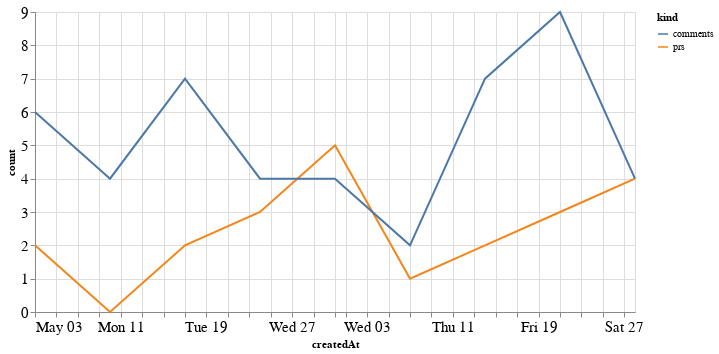

Here is the notebook cell this chart was saved with:
### Code cell
alt.Chart(total_time, width=600).mark_line().encode(
    x='createdAt',
    y='count',
    color='kind'
)

### Figure 1 — Vega-Lite specification as saved in the notebook (floating-point values rounded to 4 significant figures)
{"config": {"axisLeft": {"labelFontSize": 15}, "axisBottom": {"labelFontSize": 15}}, "data": {"name": "data-9b319dceaf6b716308711209f19b9c7d"}, "mark": "line", "encoding": {"color": {"type": "nominal", "field": "kind"}, "x": {"type": "temporal", "field": "createdAt"}, "y": {"type": "quantitative", "field": "count"}}, "width": 600, "$schema": "https://vega.github.io/schema/vega-lite/v4.8.1.json", "datasets": {"data-9b319dceaf6b716308711209f19b9c7d": [{"createdAt": "2020-05-03T00:00:00", "kind": "prs", "count": 2}, {"createdAt": "2020-05-10T00:00:00", "kind": "prs", "count": 0}, {"createdAt": "2020-05-17T00:00:00", "kind": "prs", "count": 2}, {"createdAt": "2020-05-24T00:00:00", "kind": "prs", "count": 3}, {"createdAt": "2020-05-31T00:00:00", "kind": "prs", "count": 5}, {"createdAt": "2020-06-07T00:00:00", "kind": "prs", "count": 1}, {"createdAt": "2020-06-14T00:00:00", "kind": "prs", "count": 2}, {"createdAt": "2020-06-21T00:00:00", "kind": "prs", "count": 3}, {"createdAt": "2020-06-28T00:00:00", "kind": "prs", "count": 4}, {"createdAt": "2020-05-03T00:00:00", "kind": "comments", "count": 6}, {"createdAt": "2020-05-10T00:00:00", "kind": "comments", "count": 4}, {"createdAt": "2020-05-17T00:00:00", "kind": "comments", "count": 7}, {"createdAt": "2020-05-24T00:00:00", "kind": "comments", "count": 4}, {"createdAt": "2020-05-31T00:00:00", "kind": "comments", "count": 4}, {"createdAt": "2020-06-07T00:00:00", "kind": "comments", "count": 2}, {"createdAt": "2020-06-14T00:00:00", "kind": "comments", "count": 7}, {"createdAt": "2020-06-21T00:00:00", "kind": "comments", "count": 9}, {"createdAt": "2020-06-28T00:00:00", "kind": "comments", "count": 4}]}}
